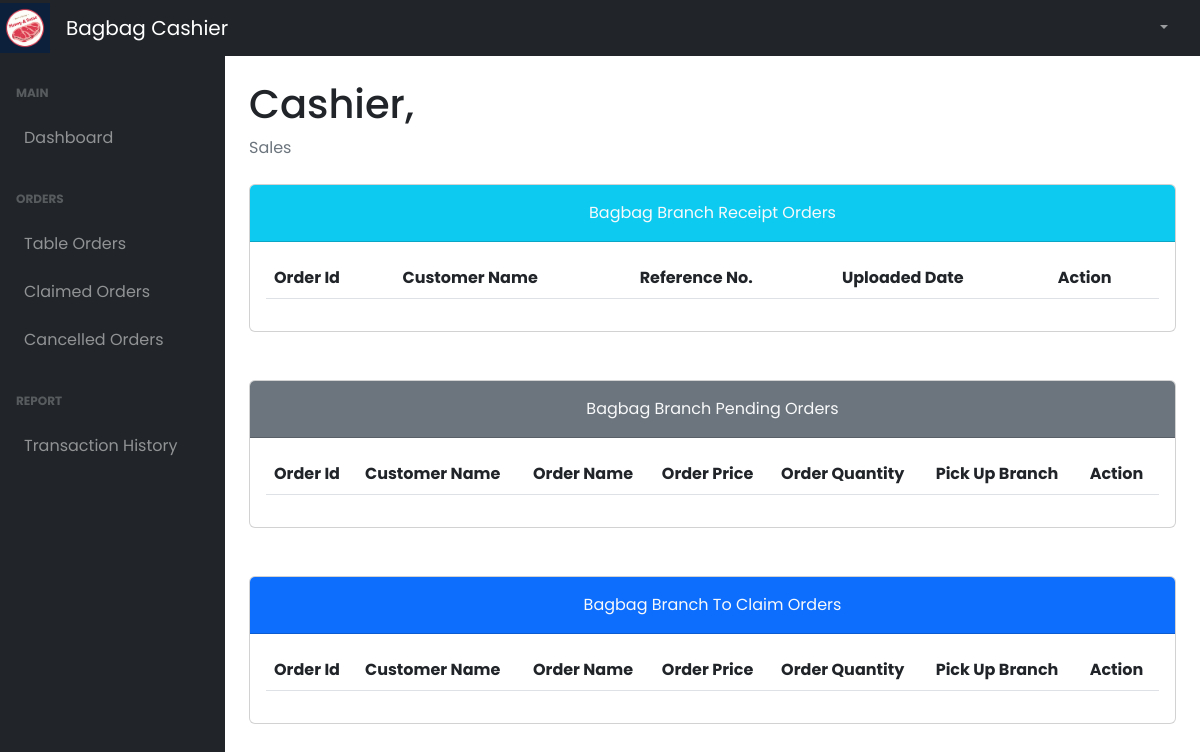
/cashier1/tableOrders.php (signed in), run on an earlier commit of the app's database.
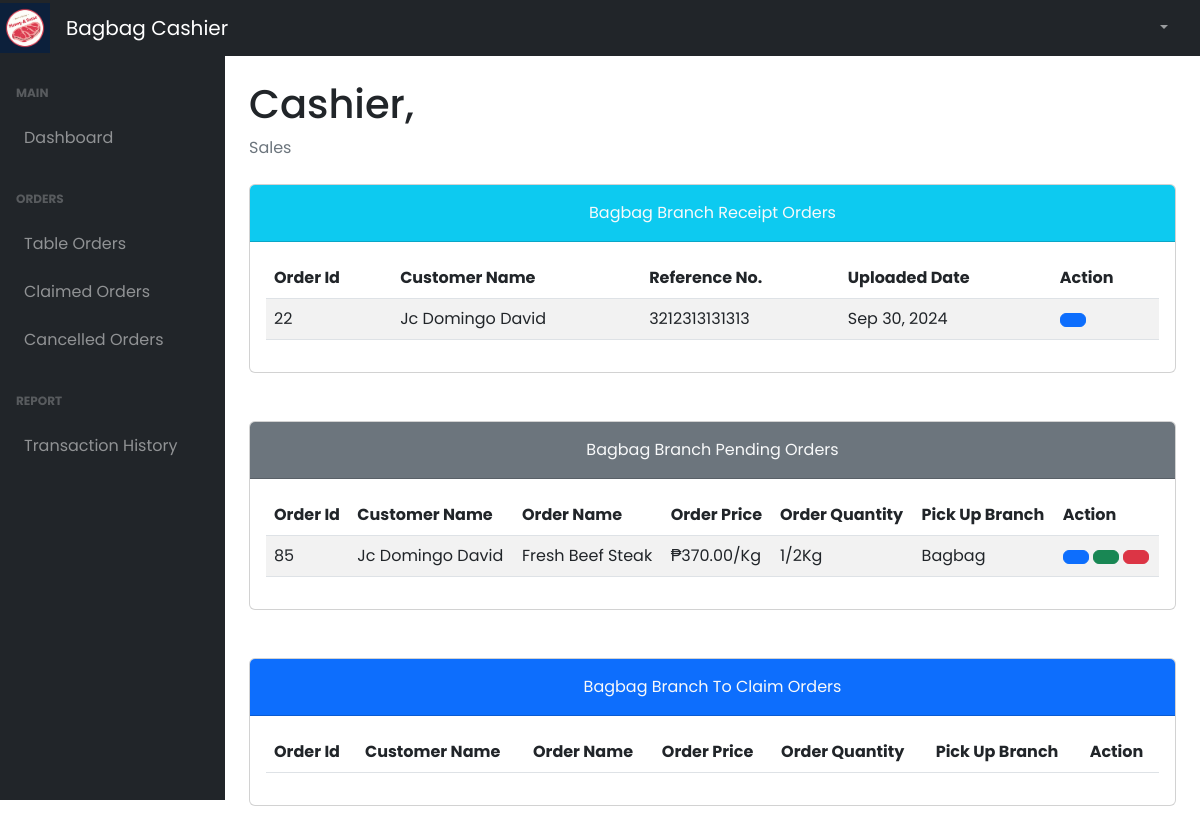
And on a later commit of the database.
### tables this page shows
CREATE TABLE `tbl_receipt` (
  `receipt_id` int(11) NOT NULL,
  `account_id` int(11) NOT NULL,
  `receipt_img` varchar(255) NOT NULL,
  `receipt_number` varchar(50) NOT NULL,
  `deposit_amount` int(11) NOT NULL,
  `uploaded_date` date NOT NULL,
  `branch_id` int(11) NOT NULL DEFAULT 1
);

CREATE TABLE `tbl_cart` (
  `item_id` int(11) NOT NULL,
  `prod_id` int(11) NOT NULL,
  `prod_qnty` float NOT NULL,
  `order_date` date DEFAULT NULL,
  `status_id` int(11) NOT NULL DEFAULT 1,
  `branch_id` int(11) NOT NULL,
  `account_id` int(11) NOT NULL
);

CREATE TABLE `tbl_products` (
  `prod_id` int(11) NOT NULL,
  `prod_name` varchar(255) NOT NULL,
  `prod_price` int(11) NOT NULL,
  `prod_type` int(11) NOT NULL,
  `prod_stocks` float NOT NULL,
  `prod_img` varchar(255) NOT NULL
);

CREATE TABLE `tbl_branch` (
  `branch_id` int(11) NOT NULL,
  `branch_name` varchar(255) NOT NULL
);

### cashier1/tableOrders.php (the view, shortened to what the changed rows need)
<!DOCTYPE html>
<html lang="en">
  <head>
    <link href="../plugins/dataTables.bootstrap5.min.css" rel="stylesheet" />
    <link href="../plugins/responsive.bootstrap5.min.css" rel="stylesheet" />
    <link href="../styles/bootstrap5-min.css" rel="stylesheet" />
    <link href="../styles/card-general.css" rel="stylesheet" />
  </head>
  <body class="sb-nav-fixed">
    <?php require_once("./navbar.php"); ?>
    <div id="layoutSidenav">
      <div id="layoutSidenav_content">
        <main>
          <div class="container-fluid px-4">
            <h1 class="mt-4" id="full_name">Cashier,</h1>
                  <div class="card mb-5">
                    <div class="card-body">
                      <table id="residenceAccounts" class="table table-striped nowrap" style="width:100%">
                        <thead>
                          <tr>
                              <th>Order Id</th>
                              <th>Customer Name</th>
                              <th>Reference No.</th>
                              <th>Uploaded Date</th>
                              <th>Action</th>
                          </tr>
                        </thead>
                        <tbody>
                          <?php
                            $query = "SELECT tr.*, CONCAT(td.first_name, ' ', td.middle_name, ' ', td.last_name) as full_name,
                            td.address, td.contact
                            FROM tbl_receipt tr
                            INNER JOIN tbl_account_details td ON td.account_id = tr.account_id
                            WHERE tr.branch_id = 1;";
                            $stmt = $conn->prepare($query);
                            $stmt->execute();
                            $result = $stmt->get_result();
                              while ($data = $result->fetch_assoc()) {
                                $dateObject = new DateTime($data["uploaded_date"]);
                                $formattedDate = $dateObject->format('M j, Y');
                          ?>
                          <tr>
                            <td><?php echo $data['receipt_id'];?></td>
                            <td><?php echo $data['full_name'];?></td>
                            <td><?php echo $data["receipt_number"]; ?></td>
                            <td><?php echo $formattedDate; ?></td>
                            <td>
                                <button type="button" class="btn btn-primary" id="<?php echo $data["receipt_id"] ?>"  data-bs-toggle="modal"
                                data-bs-target="#receiptDetails<?php echo $data["receipt_id"] ?>" data-bs-whatever="@getbootstrap">
                                </button>
                            </td>
                          </tr>
                          <?php
                            }
                          ?>
                        </tbody>
                      </table>
                    </div>
                  </div>
                  <div class="card mb-5">
                    <div class="card-body">
                      <table id="residenceAccounts" class="table table-striped nowrap" style="width:100%">
                        <thead>
                          <tr>
                              <th>Order Id</th>
                              <th>Customer Name</th>
                              <th>Order Name</th>
                              <th>Order Price</th>
                              <th>Order Quantity</th>
                              <th>Pick Up Branch</th>
                              <th>Action</th>
                          </tr>
                        </thead>
                        <tbody>
                          <?php
                            $qnty_value = "";
                            $query = "SELECT tc.item_id, tc.account_id, tc.prod_id, tc.prod_qnty,
                            tp.prod_name, tp.prod_price,
                            CONCAT(ta.first_name, ' ', ta.middle_name, ' ', ta.last_name) as full_name,
                            ta.contact, ta.address, tb.branch_name
                            FROM tbl_cart tc
                            INNER JOIN tbl_products tp ON tp.prod_id = tc.prod_id
                            INNER JOIN tbl_branch tb ON tc.branch_id = tb.branch_id
                            INNER JOIN tbl_account_details ta ON ta.account_id = tc.account_id
                            WHERE tb.branch_id = 1 AND tc.status_id = 3;";
                            $stmt = $conn->prepare($query);
                            $stmt->execute();
                            $result = $stmt->get_result();
                              while ($data = $result->fetch_assoc()) {
                              switch ($data["prod_qnty"]) {
                                case "0.50":
                                    $qnty_value = "1/2Kg";
                                    break;
                            }
                          ?>
                          <tr>
                            <td><?php echo $data['item_id'];?></td>
                            <td><?php echo $data['full_name'];?></td>
                            <td><?php echo $data['prod_name'];?></td>
                            <td>₱<?php echo number_format($data['prod_price'], 2);?>/Kg</td>
                            <td><?php echo $qnty_value;?></td>
                            <td><?php echo $data['branch_name'];?></td>
                            <td>
                                <button type="button" class="btn btn-primary" id="<?php echo $data["item_id"] ?>"  data-bs-toggle="modal"
                                data-bs-target="#residenceAccountDetails<?php echo $data["item_id"] ?>" data-bs-whatever="@getbootstrap">
                                </button>
                                <button type="button" class="btn btn-success updateBtn" id="<?php echo $data["item_id"] ?>" >
                                </button>
                                <button type="button" class="btn btn-danger delete-js" id="<?php echo $data["item_id"] ?>" >
                                </button>
                            </td>
                          </tr>
                          <?php
                            }
                          ?>
                        </tbody>
                      </table>
                    </div>
                  </div>
                  <div class="card mb-5">
                    <div class="card-body">
                      <table id="toClaimOrders" class="table table-striped nowrap" style="width:100%">
                        <thead>
                          <tr>
                              <th>Order Id</th>
                              <th>Customer Name</th>
                              <th>Order Name</th>
                              <th>Order Price</th>
                              <th>Order Quantity</th>
                              <th>Pick Up Branch</th>
                              <th>Action</th>
                          </tr>
                        </thead>
                      </table>
                    </div>
                  </div>
            </div>
      </main>
    </div>
  </div>
    <link rel="stylesheet" href="../styles/dataTables.min.css">
  </body>
</html>

What changed in the data, as far as the page shows it:
added tbl_receipt: receipt_id "22", full_name "Jc Domingo David", receipt_number "3212313131313", uploaded_date "Sep 30, 2024"
added tbl_cart: item_id "85", full_name "Jc Domingo David", prod.prod_name "Fresh Beef Steak", prod.prod_price "370.00", prod_qnty "1/2Kg", branch.branch_name "Bagbag"
